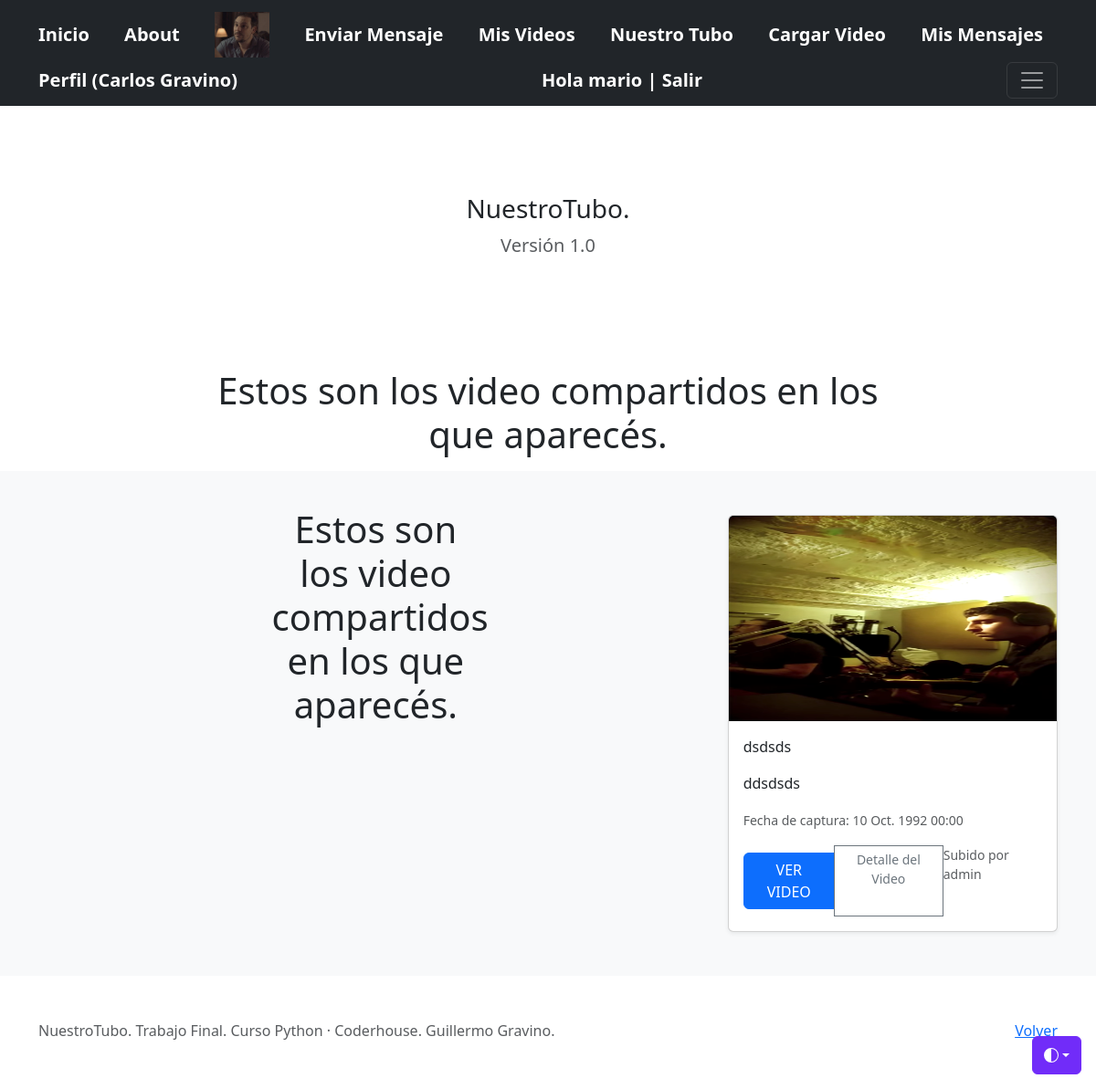
The app's page /videos/list (signed in) with its own data.
### AdminVideos/models.py (models this page shows, shortened)
class Profile(models.Model):
     user = models.OneToOneField(User, on_delete=models.CASCADE, related_name="profile")
     nombre_completo = models.CharField(max_length=80, blank=False)
     avatar = models.ImageField(upload_to="avatares", null=True, blank=True)
     @property
     def avatar_url(self):
        return self.avatar.url if self.avatar else '/media/avatares/default-avatar.png'

class Video(models.Model):
    nombre_video = models.CharField(max_length=30)
    url_video = models.CharField(max_length=80, blank=False)
    descripcion_video = models.CharField(max_length=300)
    quienes_aparecen = models.CharField('Ingresá el nombre y apellido de quienes participan en el video, separados por coma', max_length=120, blank=False)
    propietario = models.ForeignKey(to=User, on_delete=models.CASCADE, related_name="propietario")
    image = models.ImageField("Subí una imagen que identifique al video (o un fotograma del mismo)", upload_to="videos/", null=True, blank=True)
    fecha_video= models.DateTimeField("Fecha de captura del video:")
    @property
    def image_url(self):
        return self.image.url if self.image else '/media/videos/nuestrotubo.png'

### AdminVideos/views.py (the view)
# urls.py: path('videos/list', VideoList.as_view(), name="videos-list"),
class VideoList(ListView):
    model = Video
    context_object_name = "videos"
    def get_queryset(self):
        if self.request.user.is_authenticated:
            try:
                if self.request.user.profile:
                        query = self.request.user.profile.nombre_completo
                        if query:
                            object_list = Video.objects.filter(quienes_aparecen__icontains=query)
                        return object_list
            except Exception:
               object_list = Video.objects.filter(quienes_aparecen__icontains="%%")
            return object_list
        else:
            object_list = Video.objects.filter(quienes_aparecen__icontains="%%")
        return object_list

### AdminVideos/templates/AdminVideos/video_list.html (shortened to what this page needs)
{% extends "AdminVideos/video_list_base.html" %}
{% load static %}
{% block titulo_ok %}
<section class="py-1 text-center container">
  <div class="row py-lg-1">
    <div class="col-lg-8 col-md-8 mx-auto">
      <h1 class="fw-light"> Estos son los video compartidos en los que aparecés. </h1>
    </div>
   </div>
 </section>
{% endblock %}

### AdminVideos/templates/AdminVideos/video_list_base.html
{% extends "AdminVideos/index.html" %}
{% load static %}
{% block un_video %}
<div class="album py-5 bg-body-tertiary">
    <div class="container">
        <div class="row row-cols-1 row-cols-sm-2 row-cols-md-3 g-3">
            {% if user.is_authenticated %}
                {% if videos %}
                    {% block titulo_ok %} {% endblock %}
                    {% for video in videos %}
                      <div class="col">
                        <div class="card shadow-sm">
                          <img class="card-img-top" style="height: 225px; width: 100%; display: block" src="{{video.image_url}}" data-holder-rendered="true">
                          <div class="card-body">
                            <p class="card-text">{{ video.nombre_video }}</p>
                            <p class="card-text">{{ video.descripcion_video }}</p>
                            <p><small class="text-muted">Fecha de captura: {{ video.fecha_video }}</small></p>
                            <div class="d-flex justify-content-between align-items-center">
                              <div class="btn-group">
                                <a href="{{video.url_video}}" type="button" class="btn btn-primary my-2"">VER VIDEO</a>
                                <a href="{% url 'videos-detail' video.id %}" type="button" class="btn btn-sm btn-outline-secondary">Detalle del Video</a>
                                {% if user.id == video.propietario.id %}
                                  <a href="{% url 'videos-delete' video.id %}" type="button" class="btn btn-sm btn-outline-secondary">Eliminar</a>
                                  <a href="{% url 'videos-update' video.id %}" type="button" class="btn btn-sm btn-outline-secondary">Editar</a>
                              </div>
                                 <small class="text-muted">Subido por mi.</small>
                                {% else %}
                                  <small class="text-muted">Subido por {{ video.propietario }}</small>
                                {% endif %}
                            </div>
                           </div>
                        </div>
                      </div>
                    {% endfor %}
                {% elif user.profile.nombre_completo %}
                  {% block mensaje %}{% endblock %}
                {% endif %}
            {% endif %}
    </div>
  </div>
</div>
{% endblock %}

### AdminVideos/templates/AdminVideos/base.html (shortened to what this page needs)
<!DOCTYPE html>
<html lang="es-AR">
<head>
   {% load static %}
<link href="{% static 'AdminVideos/css/bootstrap.min.css' %}" rel="stylesheet">
</head>
<body>
  <body>
    <div class="dropdown position-fixed bottom-0 end-0 mb-3 me-3 bd-mode-toggle">
      <button class="btn btn-bd-primary py-2 dropdown-toggle d-flex align-items-center"
              id="bd-theme"
              type="button"
              aria-expanded="false"
              data-bs-toggle="dropdown"
              aria-label="Toggle theme (auto)">
        <svg class="bi my-1 theme-icon-active" width="1em" height="1em"><use href="#circle-half"></use></svg>
      </button>
    </div>
<header data-bs-theme="dark">
  <div class="navbar navbar-dark bg-dark shadow-sm">
    <div class="container">
      <a href="{% url 'index' %}" class="navbar-brand d-flex align-items-center">
        <strong>Inicio</strong>
      </a>
      <a href="{% url 'about' %}" class="navbar-brand d-flex align-items-center">
        <strong>About</strong>
      </a>
      {%if user.profile.avatar_url %}
          <a href="{% url 'about' %}" class="navbar-brand d-flex align-items-center">
            <img src="{{user.profile.avatar_url}}" height="50" width="60">
          </a>
      {% endif %}
      <a href="{% url 'mensaje-create' %}" class="navbar-brand d-flex align-items-center">
        <strong>Enviar Mensaje</strong>
      </a>
      {% if user.is_authenticated  %}
        <a href= "{% url 'videos-mine' %}" class="navbar-brand d-flex align-items-center">
          <strong>Mis Videos</strong>
        </a>
      <a href="{% url 'videos-list' %}" class="navbar-brand d-flex align-items-center">
        <strong>Nuestro Tubo</strong>
      </a>
      <a href="{% url 'videos-create' %}" class="navbar-brand d-flex align-items-center">
        <strong>Cargar Video</strong>
      </a>
      <a href="{% url 'mensaje-list' %}" class="navbar-brand d-flex align-items-center">
        <strong>Mis Mensajes</strong>
      </a>
      {% if user.profile %}
        <a href="{% url 'profile-update' user.profile.id %}" class="navbar-brand d-flex align-items-center">
          <strong>Perfil ({{user.profile.nombre_completo}})</strong>
        </a>
      {% else %}
        <a href="{% url 'profile-create' %}" class="navbar-brand d-flex align-items-center">
          <strong>Completar Perfil</strong>
        </a>
    {% endif %}
    <a href="{% url 'logout' %}" class="navbar-brand d-flex align-items-center">
      <strong>Hola {{user.username}} | Salir</strong>
    </a>
  {% endif %}
  <button class="navbar-toggler" type="button" data-bs-toggle="collapse" data-bs-target="#navbarHeader" aria-controls="navbarHeader" aria-expanded="false" aria-label="Toggle navigation">
    <span class="navbar-toggler-icon"></span>
    </button>
  </div>
</div>
</header>
{% block principal %}
{% endblock %}
<footer class="text-muted py-5">
    <div class="container">
      <p class="float-end mb-1">
        <a href="{% url 'videos-list' %}">Volver</a>
      </p>
      <p class="mb-1">NuestroTubo. Trabajo Final. Curso Python · Coderhouse. Guillermo Gravino.</p>
    </div>
 </footer>
  </body></html>

### AdminVideos/templates/AdminVideos/base.html (style rules this page uses)
.bi { vertical-align: -.125em; fill: currentColor; }
.btn-bd-primary { --bd-violet-bg: #712cf9; --bd-violet-rgb: 112.520718, 44.062154, 249.437846; --bs-btn-font-weight: 600; --bs-btn-color: var(--bs-white); --bs-btn-bg: var(--bd-violet-bg); --bs-btn-border-color: var(--bd-violet-bg); --bs-btn-hover-color: var(--bs-white); --bs-btn-hover-bg: #6528e0; --bs-btn-hover-border-color: #6528e0; --bs-btn-focus-shadow-rgb: var(--bd-violet-rgb); --bs-btn-active-color: var(--bs-btn-hover-color); --bs-btn-active-bg: #5a23c8; --bs-btn-active-border-color: #5a23c8; }
.bd-mode-toggle { z-index: 1500; }

### records on screen
Video: image_url (picture), nombre_video "dsdsds", descripcion_video "ddsdsds", fecha_video "10 Oct. 1992 00:00", propietario "admin"

### other values on screen
{{ user.profile.nombre_completo }} "Carlos Gravino"
{{ user.username }} "mario"
